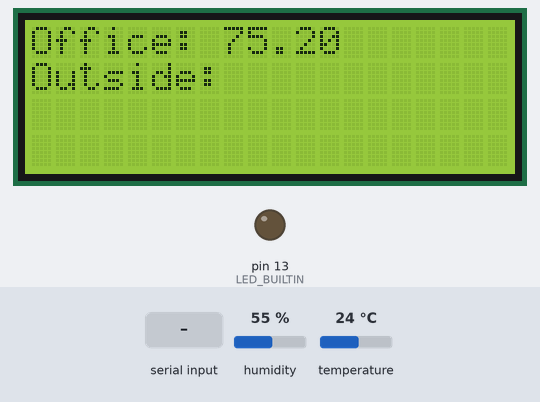
A sketch run on a simulated Arduino Uno, built with avr-gcc and run on an emulated ATmega328P. On the bench: 20×4 character LCD, output pins drawn as LEDs (lit = HIGH). Inputs (shaded band) come from the test bench; at power-on: humidity 55 %, temperature 24 °C. What the sketch prints to the serial monitor is not drawn.

Above: at 1.3 s.
1.4 s: "1\n" received over Serial
At 1.9 s:
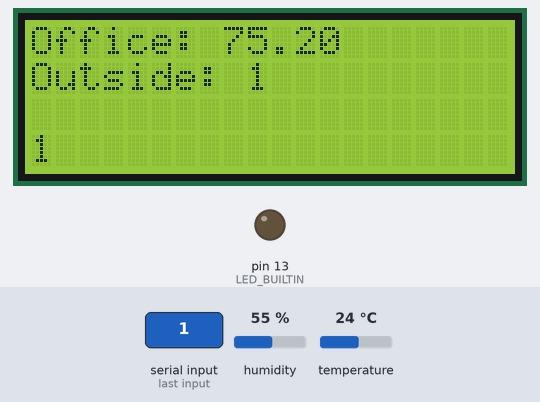
2.9 s: "0\n" received over Serial
At 4.2 s:
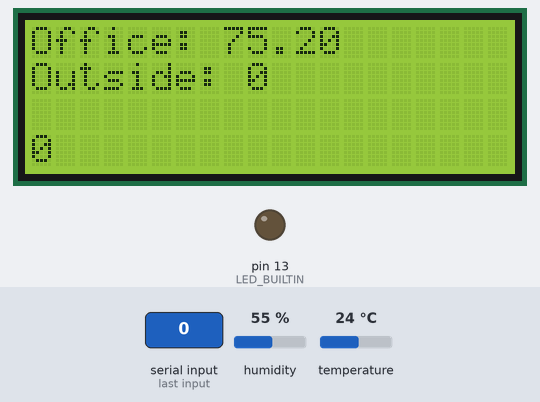
Timing chart, 0 to 5.9 s (numbered marks = the images above; inputs shaded):
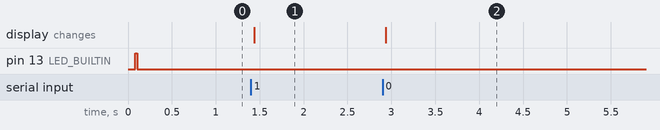

The sketch:

Temp2LCD.ino
```cpp
#include <DHT.h>
#include <Wire.h>
#include <LiquidCrystal_I2C.h>
#include <SimpleTimer.h>

#define DHTPIN 2
#define DHTTYPE DHT11

LiquidCrystal_I2C lcd(0x3F, 2, 1, 0, 4, 5, 6, 7, 3, POSITIVE);
DHT dht(DHTPIN, DHTTYPE);
SimpleTimer timer;

String inputString = "";         // a string to hold incoming data
boolean stringComplete = false;  // whether the string is complete

void setup() {
  // put your setup code here, to run once:
  Serial.begin(9600);
  dht.begin();
  pinMode(LED_BUILTIN, OUTPUT);
  pinMode(LED_BUILTIN, HIGH);
  lcd.begin(20,4);
  lcd.setCursor(0,0);
  lcd.print("Office: ");
  lcd.setCursor(0,1);
  lcd.print("Outside: ");
  inputString.reserve(200);

  timer.setInterval(120000, getTemperature);
  timer.setInterval(300000, getOutsideTemperature);
  getTemperature();
  getOutsideTemperature();
}

void loop() {
  timer.run();
  if (stringComplete) {

    lcd.setCursor(9,1);
    lcd.print("           ");
    clearLine(3);

    int colon = inputString.indexOf(':');
    String outsideTemp = inputString.substring(0,colon);
    String conditions = inputString.substring(colon + 1, inputString.length());

    lcd.setCursor(9,1);
    lcd.print(outsideTemp);
    lcd.setCursor(0,3);
    lcd.print(conditions);
    // clear the string:
    inputString = "";
    stringComplete = false;

  }

}

void serialEvent() {
  while (Serial.available()) {
    // get the new byte:
    char inChar = (char)Serial.read();
    // add it to the inputString:
    inputString += inChar;
    // if the incoming character is a newline, set a flag
    // so the main loop can do something about it:
    if (inChar == '\n') {
      stringComplete = true;
      inputString.trim();
    }
  }
}

void getTemperature() {
  digitalWrite(LED_BUILTIN,HIGH);
  float f = dht.readTemperature(true);
  String output = "";
  output.concat(f);
  output.concat('\n');
  digitalWrite(LED_BUILTIN, LOW);
  lcd.setCursor(8,0);
  lcd.print(f);
}

void getOutsideTemperature() {
  Serial.write("update\n");
}

void clearLine(int row) {
  lcd.setCursor(0, row);
  lcd.print("                   ");
  lcd.setCursor(0, row);
}
```

Measured:
- after the input at 1.4 s, the display: changes at once (image 1)
- after the input at 2.9 s, the display: changes at once (image 2)
